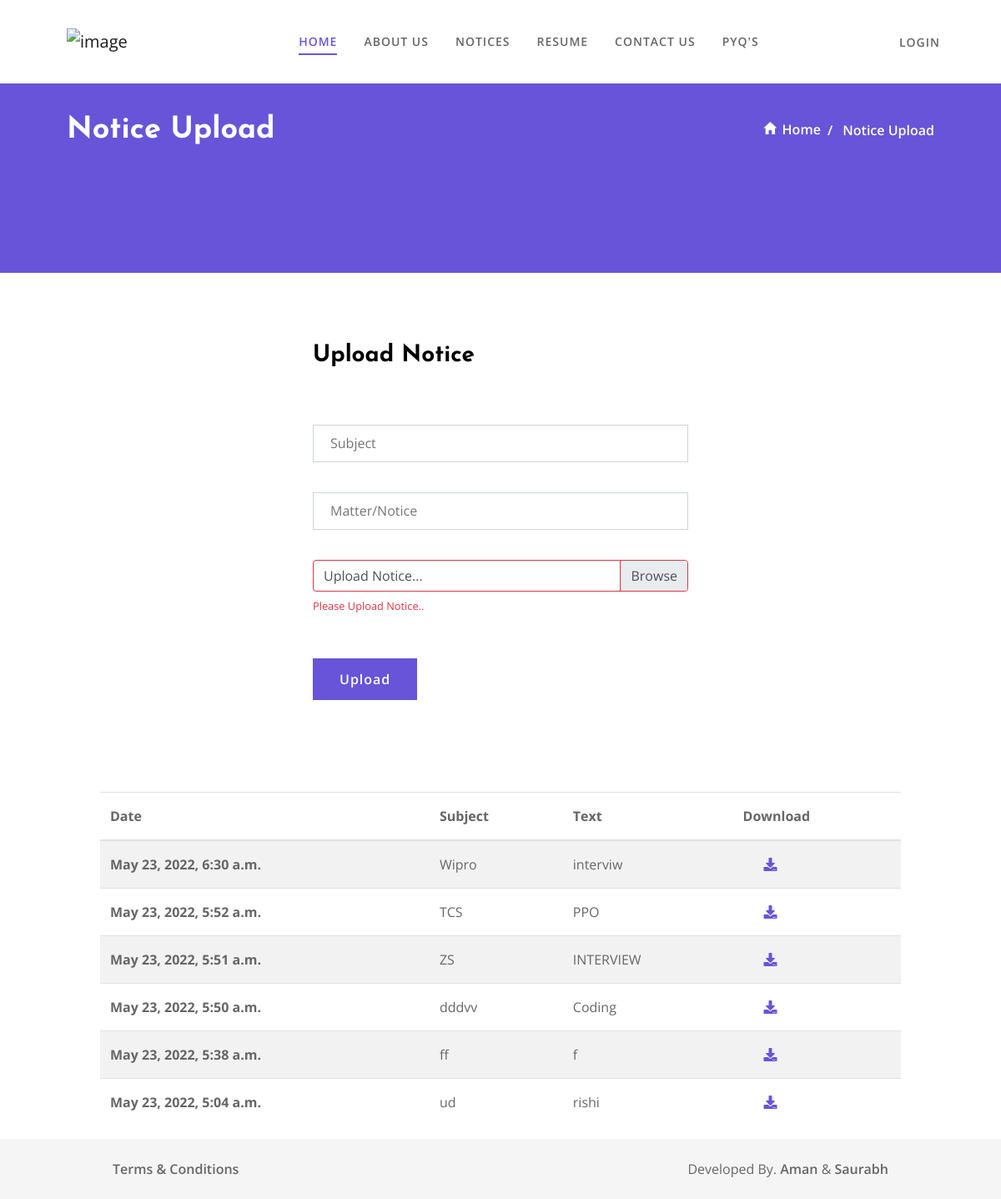
The app's page /notice with its own data.
### ud/models.py (models this page shows, shortened)
class NOTICE(models.Model):
    created = models.DateTimeField(auto_now_add=True)
    subject = models.CharField(max_length=50, null=False)
    notice = models.FileField(blank=True)
    text = models.TextField(null=True)

### ud/views.py (the view, shortened to what this page needs)
# urls.py: path('notice', views.Notice, name='notice'),
def Notice(request):
    document = NOTICE.objects.all().order_by("-created")
    context = {'document': document}
    return render(request, 'ud/notice.html', context)

### ud/templates/ud/notice.html (shortened to what this page needs)
{% extends 'ud/index.html' %} {% block content %}
<header id="header" class="header1">
  <div class="container-fluid">
    <div class="row align-items-center">
      <div class="col-lg-10">
        <nav class="navbar navbar-expand-lg navbar-light">
          <a class="navbar-brand" href="{% url 'home' %}">
            <img
              class="logo"
              src="https://www.nitjsr.ac.in/static/media/logo_new.c32b27e1.png"
              alt="image"
            />
          </a>
          <div class="collapse navbar-collapse" id="navbarNavDropdown">
            <ul class="navbar-nav ml-auto">
              <li class="nav-item">
                <a class="nav-link active" href="{% url 'home' %}">Home</a>
              </li>
              <li class="nav-item">
                <a class="nav-link" href="{% url 'home'%}">About Us</a>
              </li>
              <li class="nav-item">
                <a class="nav-link" href="{% url 'home'%}">Notices</a>
              </li>
              <li class="nav-item">
                <a class="nav-link" href="{% url 'resume'%}">Resume</a>
              </li>
              <li class="nav-item">
                <a class="nav-link" href="{%url 'contact'%}">Contact Us</a>
              </li>
              <li class="nav-item">
                <a class="nav-link" href="{% url 'pyqs'%}">PYQ's</a>
              </li>
            </ul>
          </div>
        </nav>
      </div>
      <div class="col-lg-2 text-right p-0">
        <ul class="login">
          {% if request.user.is_authenticated %}
          <li class="d-inline pl-3 pl-md-0">
            <a href="{% url 'logout'%}">Logout</a>
          </li>
          {%else%}
          <li class="d-inline pr-3 pr-md-2">
            <a href="{% url 'login'%}">Login</a>
          </li>
          {%endif%}
        </ul>
      </div>
    </div>
  </div>
</header>
<div class="breadcrumb-main">
  <div class="container-fluid">
    <div class="row align-items-center" style="margin-top: -6rem">
      <div class="col-auto mr-auto">
        <h2 class="iq-fw-8 text-white mb-0">Notice Upload</h2>
      </div>
      <div class="col-auto text-right">
        <nav aria-label="breadcrumb">
          <ol class="breadcrumb">
            <li class="breadcrumb-item">
              <a href="{%url 'home'%}" class="iq-fw-6"
                ><i class="ion-android-home"></i>Home</a
              >
            </li>
            <li class="breadcrumb-item active iq-fw-6" aria-current="page">
              Notice Upload
            </li>
          </ol>
        </nav>
      </div>
    </div>
  </div>
</div>
<div class="main-content">
  <section class="contact-info">
    <div class="container">
      <div class="row justify-content-between">
        <div class="col-lg-6">
          <div class="iq-contact">
            <h3 class="mb-5 font-weight-bold">Upload Notice</h3>
            <form method="POST" enctype="multipart/form-data">
              <div class="contact-form">
                <div class="row">
                  <div class="col-sm-12">
                    <div class="section-field mt-3">
                      <input
                        class="require contact-first-name"
                        id="contact_name"
                        type="text"
                        placeholder="Subject"
                        name="subject"
                      />
                    </div>
                  </div>
                  <div class="col-sm-12">
                    <div class="section-field mt-3">
                      <input
                        class="require contact-email"
                        id="contact_email"
                        type="text"
                        placeholder="Matter/Notice"
                        name="text"
                      />
                    </div>
                  </div>
                  <div class="col-lg-12 col-sm-12">
                    <div class="section-field mt-3">
                      <div class="custom-file was-validated">
                        <label
                          class="custom-file-label"
                          for="validatedCustomFile"
                          >Upload Notice...</label
                        >
                        <div class="invalid-feedback" id="res_check">
                          Please Upload Notice..
                        </div>
                      </div>
                    </div>
                  </div>
                </div>
                <button
                  id="submit"
                  name="submit"
                  type="submit"
                  value="Send"
                  class="button pull-right mt-5 mb-5 mb-lg-0 contact-us-button submit_btn"
                >
                  Upload
                </button>
              </div>
            </form>
          </div>
        </div>
      </div>
    </div>
  </section>
</div>
<div class="main-content main1">
  <table class="table table-striped container">
    <thead>
      <tr>
        <th scope="col">Date</th>
        <th scope="col">Subject</th>
        <th scope="col">Text</th>
        <th scope="col">Download</th>
      </tr>
    </thead>
    <tbody>
      {% for i in document %}
      <tr>
        <th scope="row">{{i.created}}</th>
        <td>{{i.subject}}</td>
        <td>{{i.text}}</td>
        <td>
          <a style="margin-left: 25px" href="{{i.notice.url}}"
            ><i class="fa fa-download" aria-hidden="true"></i>
          </a>
        </td>
      </tr>
      {% endfor %}
    </tbody>
  </table>
</div>
{%endblock content%}

### static/css/typography.css (style rules this page uses)
body { font-family: 'Open Sans', sans-serif; font-weight: normal; font-style: normal; font-size: 16px; line-height: 2em; color: #666666; }
a, .btn, .button { -webkit-transition: all 0.3s ease-out 0s; -moz-transition: all 0.3s ease-out 0s; -ms-transition: all 0.3s ease-out 0s; -o-transition: all 0.3s ease-out 0s; transition: all 0.3s ease-out 0s; }
a, button { outline: medium none !important; color: #6754d9; }
h1, h2, h3, h4, h5, h6 { margin-top: 0px; color: #000000; font-family: 'Josefin Sans', sans-serif; }
label { font-weight: normal; }
h2 { font-size: 36px; font-style: normal; line-height: 50px; }
h3 { font-size: 28px; font-style: normal; line-height: 38px; }
ul { margin: 0px; padding: 0px; }
section { padding: 80px 0; }
.container-fluid { padding:0 80px; }
.container { max-width:1170px; }
.iq-fw-6 { font-weight: 600; }
.iq-fw-8 { font-weight: 800; }
.text-white { color: #ffffff; }
.button { background: #6754d9; color: #ffffff; padding: 15px 30px; display: inline-block;border: 2px solid transparent; text-decoration: none !important; font-size: 16px; line-height: 16px; font-weight: 600;letter-spacing: 1px;cursor: pointer; }

### static/css/responsive.css (style rules this page uses)
@media (min-width:576px) { .container { max-width: 540px } }
@media (min-width:768px) { .container { max-width: 720px } }
@media (min-width:992px) { .container { max-width: 960px } }
@media (max-width:1399px) { .login li a { font-size: 14px; } }
@media (max-width:1399px) { header .navbar-light .navbar-nav .nav-item a { font-size: 14px; } }
@media (max-width:1365px) { header .navbar-light .navbar-nav .nav-item { margin: 0 16px; } }

### records on screen
NOTICE: created "May 23, 2022, 6:30 a.m.", subject "Wipro", text "interviw"
NOTICE: created "May 23, 2022, 5:52 a.m.", subject "TCS", text "PPO"
NOTICE: created "May 23, 2022, 5:51 a.m.", subject "ZS", text "INTERVIEW"
NOTICE: created "May 23, 2022, 5:50 a.m.", subject "dddvv", text "Coding"
NOTICE: created "May 23, 2022, 5:38 a.m.", subject "ff", text "f"
NOTICE: created "May 23, 2022, 5:04 a.m.", subject "ud", text "rishi"
